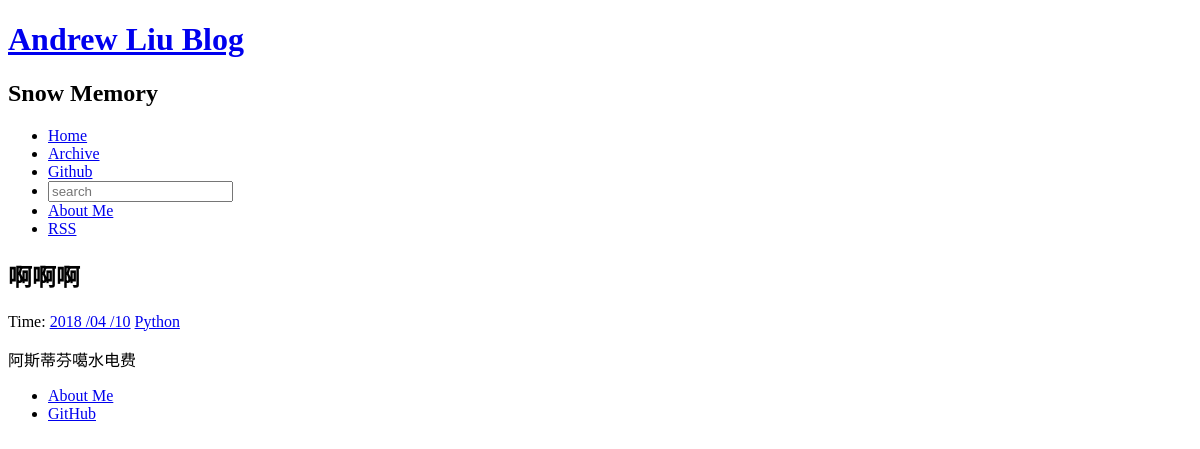
Page /2/ on the committed database.
### article/models.py (models this page shows, shortened)
class Article(models.Model):
    title = models.CharField(u'标题', max_length=70)
    body = models.TextField(u'正文')
    created_time = models.DateTimeField(u'创建时间')
    modified_time = models.DateTimeField(u'修改时间')
    excerpt = models.CharField(u'摘要', max_length=200, blank=True)
    category = models.ForeignKey(Category, on_delete=models.CASCADE, verbose_name='分类')
    tags = models.ManyToManyField(Tag, blank=True, verbose_name='标签')
    author = models.ForeignKey(User, on_delete=models.CASCADE, verbose_name='作者')
    class Meta:
        ordering = ['-created_time']

class Category(models.Model):
    name = models.CharField(u'分类', max_length=100)
    def __str__(self):
        return self.name

### article/views.py (the view)
# urls.py: url(r'^(?P<my_args>\d+)/$', views.detail, name='detail'),
def detail(request, my_args):
	try:
		post = get_object_or_404(Article,pk=my_args)
	except Article.DoesNotExist:
		raise Http404
	return render(request, 'post.html', {'post' : post})

### article/templatetags/custom_markdown.py (called while the page is built)
@register.filter(is_safe=True)  #注册template filter
@stringfilter  #希望字符串作为参数
def custom_markdown(value):
    return mark_safe(markdown.markdown(value,
        extensions = ['markdown.extensions.codehilite',
                      'markdown.extensions.extra',
                      'markdown.extensions.toc',
                      'markdown.extensions.fenced_code',
                      ],
                      safe_mode=True,
                      enable_attributes=False))

### templates/post.html
{% extends "base.html" %}
{% load custom_markdown %}
{% block content %}
<div class="posts">
    <section class="post">
            <header class="post-header">
                <h2 class="post-title">{{ post.title }}</h2>
                <p class="post-meta">
                    Time:  <a class="post-author" href="#">{{ post.created_time|date:"Y /m /d"}}</a>
                    <a class="post-category post-category-js" href="{% url 'article:search_tag' tag=post.category_id %}">{{ post.category }}</a>
                </p>
            </header>
            <div class="post-description">
                <p>
                    {{ post.body | custom_markdown }}
                </p>
            </div>
    </section>
</div>
{% endblock %}

### rows in the picture
Article: title "啊啊啊", created_time "2018 /04 /10", category "Python", body|custom_markdown "阿斯蒂芬噶水电费"
